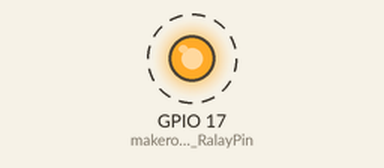
This program was run on a simulated Raspberry Pi (BCM pin numbers). Parts: output pins drawn as LEDs (lit = HIGH). Dashed ring = blinking.

Above: at 0.2 s.
Timing chart, 0 to 3.0 s (numbered marks = the images above):
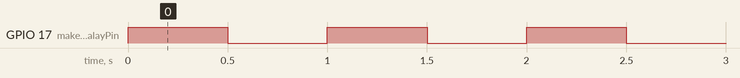

Measured:
- by itself, GPIO 17 (makerobo_RalayPin): alternates HIGH for 0.50 s and LOW for 0.50 s

The program:

RaspPiLesson4Relay.py
```python
from gpiozero import LED
from time import sleep

makerobo_RalayPin = LED(17)

def makerobo_setup():
    makerobo_RalayPin.off()


def makerobo_loop():
    while True:
        makerobo_RalayPin.on()
        sleep(0.5)

        makerobo_RalayPin.off()
        sleep(0.5)

def makerobo_destroy():
    makerobo_RalayPin.close()

if __name__ == '__main__':
    makerobo_setup()
    try:
        makerobo_loop()
    except KeyboardInterrupt:
        makerobo_destroy()
```
